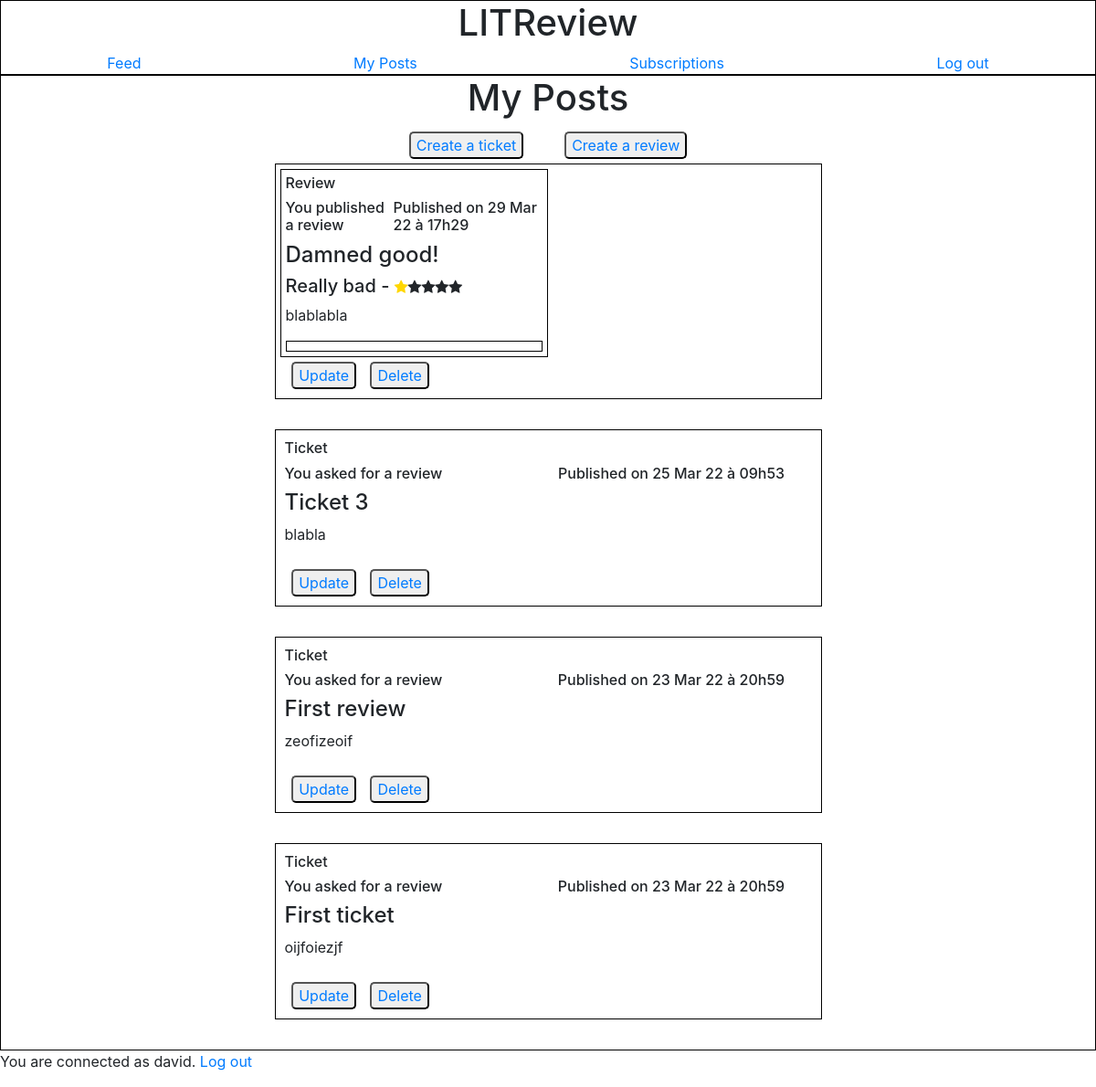
Page /my_posts_page/ (signed in) on the earlier database version.
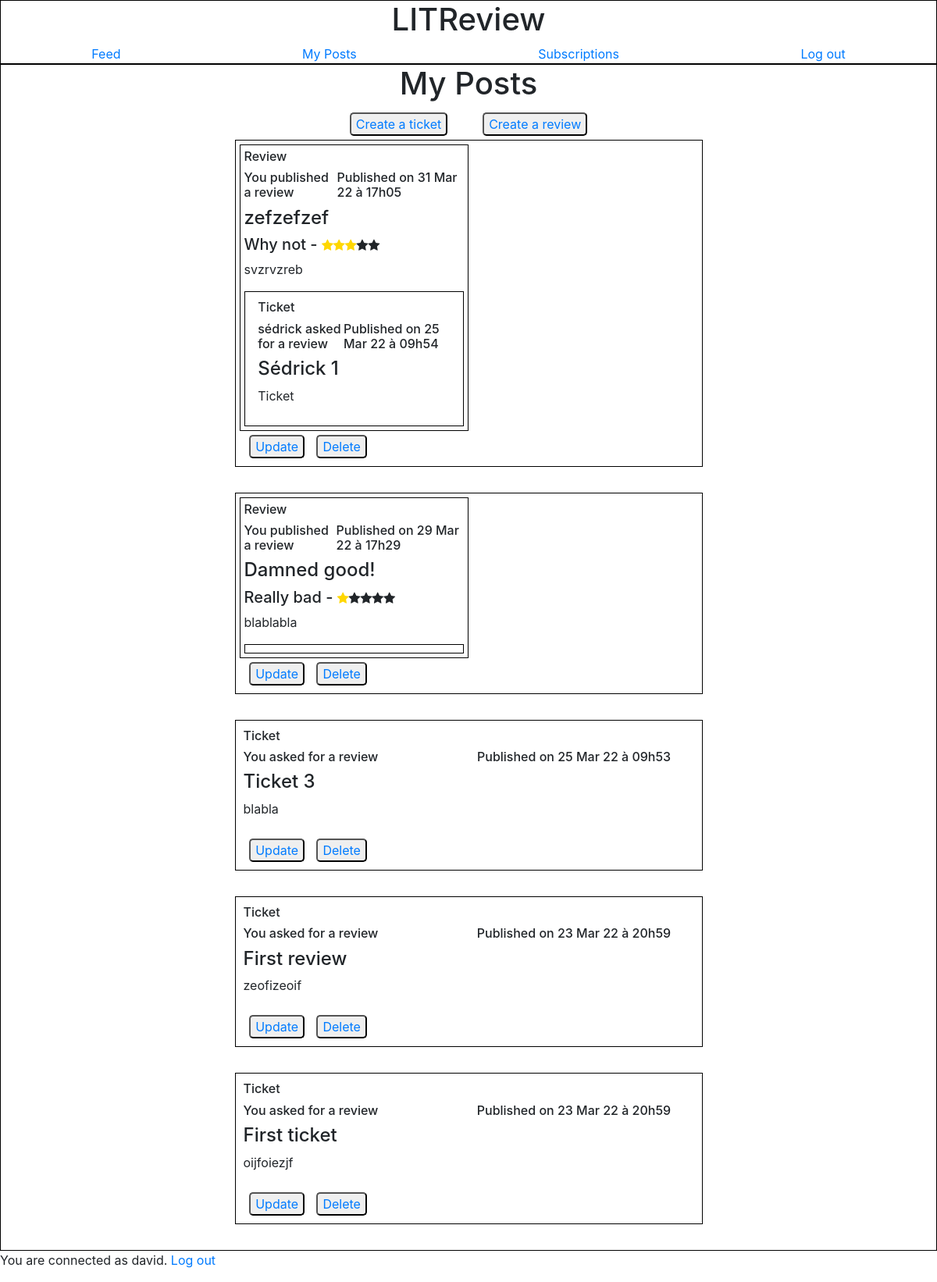
Same page on the later database version.
### feedapp/models.py (models this page shows, shortened)
class Review(models.Model):
    ticket = models.ForeignKey(to=Ticket, null=True, on_delete=models.CASCADE)
    rating = models.PositiveSmallIntegerField(validators=[MinValueValidator(0), MaxValueValidator(5)])
    user = models.ForeignKey(settings.AUTH_USER_MODEL, on_delete=models.CASCADE)
    headline = models.CharField(max_length=128)
    body = models.TextField(max_length=8192)
    time_created = models.DateTimeField(auto_now_add=True)

class Ticket(models.Model):
    title = models.CharField(max_length=128)
    description = models.CharField(max_length=2048, blank=True)
    user = models.ForeignKey(settings.AUTH_USER_MODEL, on_delete=models.CASCADE)
    image = models.ImageField(null=True, blank=True)
    time_created = models.DateTimeField(auto_now_add=True)
    IMAGE_MAX_SIZE = (100, 100)

### authentication/models.py (models this page shows)
class User(AbstractUser):
    username = models.CharField(max_length=20, unique=True)
    USERNAME_FIELD = 'username'

### feedapp/views.py (the view)
# urls.py: path('my_posts_page/', my_posts_page, name='my_posts_page'),
@login_required
def my_posts_page(request):
    tickets = models.Ticket.objects.filter(user=request.user)
    reviews = models.Review.objects.filter(user=request.user)
    tickets = tickets.annotate(content_type=Value('TICKET', CharField()))
    reviews = reviews.annotate(content_type=Value('REVIEW', CharField()))
    posts = sorted(chain(tickets, reviews), key=lambda post: post.time_created, reverse=True)
    return render(request, 'feedapp/my_posts_page.html', context={'posts': posts})

### feedapp/templatetags/feedapp_extras.py (called while the page is built)
@register.filter
def get_posted_at_display(posted_at):
    seconds_ago = (timezone.now() - posted_at).total_seconds()
    if seconds_ago <= HOUR:
        return f'Published {int(seconds_ago // MINUTE)} minutes ago.'
    elif seconds_ago <= DAY:
        return f'Published {int(seconds_ago // HOUR)} hours ago.'
    return f'Published on {posted_at.strftime("%d %b %y à %Hh%M")}'

@register.simple_tag(takes_context=True)
def get_poster_display(context, user):
    if user == context['user']:
        return 'You'
    return user.username

### feedapp/templates/feedapp/my_posts_page.html (shortened to what this page needs)
{% extends 'base.html' %}
{% load static %}
{% load feedapp_extras %}
    {% block content %}
        <div class="main_content">
            <h1>My Posts</h1>
            <div class="main_content_buttons">
                <button type="button" class="button_review_ticket"><a href="{% url 'create_ticket' %}">Create a ticket</a></button>
                <button type="button" class="button_review_ticket"><a href="{% url 'create_review' %}">Create a review</a></button>
            </div>
            {% for post in posts %}
                <div class="post">
                    {% if post.content_type == 'TICKET' %}
                        {% include 'feedapp/partials/ticket_snippet.html' with ticket=post %}
                            <div class="main_content_buttons">
                                <button type="submit" class="button_delete_update"><a href="{% url 'ticket_update' post.id %}">Update</a></button>
                                <button type="submit" class="button_delete_update"><a href="{% url 'delete_ticket_page' post.id %}">Delete</a> </button>
                            </div>
                    {% elif post.content_type == 'REVIEW' %}
                        {% include 'feedapp/partials/review_snippet.html' with review=post %}
                            <div class="main_content_buttons">
                                <button type="submit"class="button_delete_update"><a href="{% url 'review_update' post.id %}">Update</a></button>
                                <button type="submit" class="button_delete_update"><a href="{% url 'delete_review_page' post.id %}">Delete</a> </button>
                            </div>
                    {% endif %}
                </div>
            {% endfor %}
        </div>
    {% endblock content %}

### feedapp/templates/feedapp/partials/review_snippet.html (shortened to what this page needs)
{% load static %}
{% load feedapp_extras %}
<div class="review">
    <h6>Review</h6>
    <div class="review_info">
        <h6>{% get_poster_display review.user%} published a review</h6>
        <h6>{{ review.time_created|get_posted_at_display }}</h6>
    </div>
    <h4>{{ review.headline }}</h4>
    <div class="review_rating">
        {% if review.rating == 5 %}
            <h5>Extraordinary -&nbsp </h5>
            <i class="fa fa-star checked"></i>
            <i class="fa fa-star checked"></i>
            <i class="fa fa-star checked"></i>
            <i class="fa fa-star checked"></i>
            <i class="fa fa-star checked"></i>
        {% elif review.rating == 3 %}
            <h5>Why not -&nbsp </h5>
            <i class="fa fa-star checked"></i>
            <i class="fa fa-star checked"></i>
            <i class="fa fa-star checked"></i>
            <i class="fa fa-star"></i>
            <i class="fa fa-star"></i>
        {% elif review.rating == 1 %}
            <h5>Really bad -&nbsp </h5>
            <i class="fa fa-star checked"></i>
            <i class="fa fa-star"></i>
            <i class="fa fa-star"></i>
            <i class="fa fa-star"></i>
            <i class="fa fa-star"></i>
        {% endif %}
    </div>
    <p>{{ review.body }}</p>
    <div class="ticket_area">
        {% if review.ticket %}
            {% include 'feedapp/partials/ticket_snippet.html' with ticket=review.ticket %}
        {% endif %}
    </div>
</div>

### feedapp/templates/feedapp/partials/ticket_snippet.html (shortened to what this page needs)
{% load static %}
{% load feedapp_extras %}
<div class="ticket">
    <h6>Ticket</h6>
    <div class="ticket_info">
        <h6>{% get_poster_display ticket.user %} asked for a review</h6>
        <h6>{{ ticket.time_created|get_posted_at_display }}</h6>
    </div>
    <h4>{{ ticket.title }}</h4>
    <p>{{ ticket.description }}</p>
</div>

Differences in the rows shown:
added Review: user "You", time_created|get_posted_at_display "Published on 31 Mar 22 à 17h05", headline "zefzefzef", rating "Why not -", body "svzrvzreb"
now on this page (row unchanged): Ticket: user.username "sédrick", time_created|get_posted_at_display "Published on 25 Mar 22 à 09h54", title "Sédrick 1", description "Ticket"
